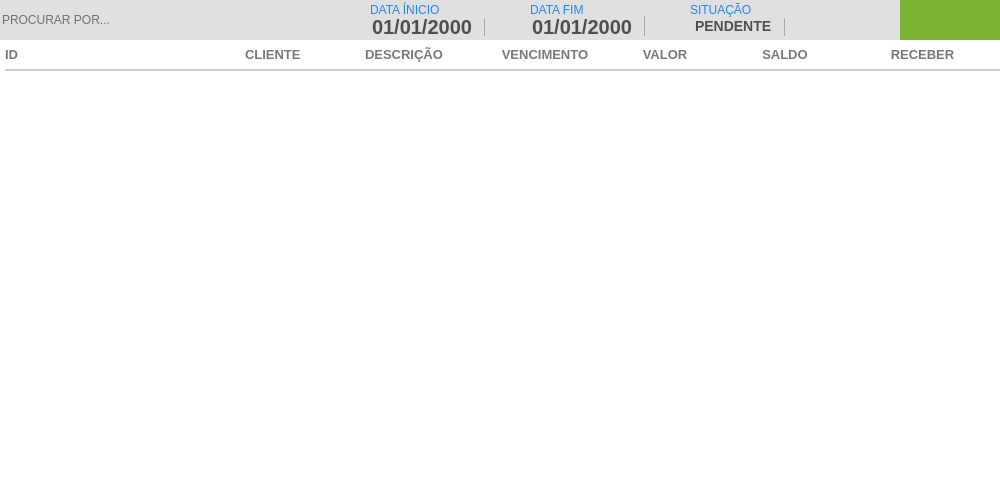
<?xml version="1.0" encoding="UTF-8"?>
<ui version="4.0">
 <class>ct_AReceber</class>
 <widget class="QFrame" name="ct_AReceber">
  <property name="geometry">
   <rect>
    <x>0</x>
    <y>0</y>
    <width>1000</width>
    <height>500</height>
   </rect>
  </property>
  <property name="windowTitle">
   <string>Frame</string>
  </property>
  <property name="styleSheet">
   <string notr="true">border: none;
background: #FFF</string>
  </property>
  <widget class="QFrame" name="fr_AReceber">
   <property name="geometry">
    <rect>
     <x>0</x>
     <y>0</y>
     <width>1000</width>
     <height>500</height>
    </rect>
   </property>
   <property name="frameShape">
    <enum>QFrame::StyledPanel</enum>
   </property>
   <property name="frameShadow">
    <enum>QFrame::Raised</enum>
   </property>
   <widget class="QFrame" name="fr_TopoMenuAReceber">
    <property name="geometry">
     <rect>
      <x>0</x>
      <y>0</y>
      <width>1000</width>
      <height>40</height>
     </rect>
    </property>
    <property name="styleSheet">
     <string notr="true">background:#E1DFE0;
border: none;</string>
    </property>
    <widget class="QPushButton" name="bt_Busca">
     <property name="geometry">
      <rect>
       <x>820</x>
       <y>5</y>
       <width>30</width>
       <height>30</height>
      </rect>
     </property>
     <property name="font">
      <font>
       <family>Arial</family>
      </font>
     </property>
     <property name="cursor">
      <cursorShape>PointingHandCursor</cursorShape>
     </property>
     <property name="focusPolicy">
      <enum>Qt::NoFocus</enum>
     </property>
     <property name="contextMenuPolicy">
      <enum>Qt::NoContextMenu</enum>
     </property>
     <property name="toolTip">
      <string>BUSCAR</string>
     </property>
     <property name="styleSheet">
      <string notr="true"/>
     </property>
     <property name="text">
      <string/>
     </property>
    </widget>
    <widget class="QPushButton" name="bt_Print">
     <property name="geometry">
      <rect>
       <x>860</x>
       <y>5</y>
       <width>30</width>
       <height>30</height>
      </rect>
     </property>
     <property name="font">
      <font>
       <family>Arial</family>
      </font>
     </property>
     <property name="cursor">
      <cursorShape>PointingHandCursor</cursorShape>
     </property>
     <property name="focusPolicy">
      <enum>Qt::NoFocus</enum>
     </property>
     <property name="contextMenuPolicy">
      <enum>Qt::NoContextMenu</enum>
     </property>
     <property name="toolTip">
      <string>IMPRIMIR</string>
     </property>
     <property name="text">
      <string/>
     </property>
    </widget>
    <widget class="QDateEdit" name="dt_Inicio">
     <property name="geometry">
      <rect>
       <x>370</x>
       <y>16</y>
       <width>140</width>
       <height>20</height>
      </rect>
     </property>
     <property name="styleSheet">
      <string notr="true">QDateEdit {
background: #E1DFE0;
border: none;
font-family: &quot;Arial&quot;;
font-size: 20px;
font-weight: bold;
color: rgb(80,79,79)
}
 QDateEdit::drop-down {
     subcontrol-origin: padding;
     subcontrol-position: top right;
     width: 25px;
     border-left-width: 1px;
     border-left-color: darkgray;
     border-left-style: solid; /* just a single line */
     border-top-right-radius: 3px; /* same radius as the QComboBox */
     border-bottom-right-radius: 3px;
 }
QDateEdit::down-arrow {
     image: url(&quot;+self.resourcepath('Images/down.png')+&quot;);
 }</string>
     </property>
     <property name="displayFormat">
      <string>dd/MM/yyyy</string>
     </property>
     <property name="calendarPopup">
      <bool>true</bool>
     </property>
    </widget>
    <widget class="QLabel" name="lb_FormVenda_25">
     <property name="geometry">
      <rect>
       <x>370</x>
       <y>2</y>
       <width>120</width>
       <height>16</height>
      </rect>
     </property>
     <property name="styleSheet">
      <string notr="true">QLabel{
font-size: 12px;
font-family: &quot;Arial Unicode MS&quot;;

color:#1E87F0;
border: none;
}</string>
     </property>
     <property name="text">
      <string>DATA ÍNICIO</string>
     </property>
    </widget>
    <widget class="QLabel" name="lb_FormVenda_26">
     <property name="geometry">
      <rect>
       <x>530</x>
       <y>2</y>
       <width>120</width>
       <height>16</height>
      </rect>
     </property>
     <property name="styleSheet">
      <string notr="true">QLabel{
font-size: 12px;
font-family: &quot;Arial Unicode MS&quot;;

color:#1E87F0;
border: none;
}</string>
     </property>
     <property name="text">
      <string>DATA FIM</string>
     </property>
    </widget>
    <widget class="QDateEdit" name="dt_Fim">
     <property name="geometry">
      <rect>
       <x>530</x>
       <y>16</y>
       <width>140</width>
       <height>20</height>
      </rect>
     </property>
     <property name="styleSheet">
      <string notr="true">QDateEdit {
background: #E1DFE0;
border: none;
font-family: &quot;Arial&quot;;
font-size: 20px;
font-weight: bold;
color: rgb(80,79,79)
}
 QDateEdit::drop-down {
     subcontrol-origin: padding;
     subcontrol-position: top right;
     width: 25px;
     border-left-width: 1px;
     border-left-color: darkgray;
     border-left-style: solid; /* just a single line */
     border-top-right-radius: 3px; /* same radius as the QComboBox */
     border-bottom-right-radius: 3px;
 }
QDateEdit::down-arrow {
     image: url(&quot;+self.resourcepath('Images/down.png')+&quot;);
 }</string>
     </property>
     <property name="displayFormat">
      <string>dd/MM/yyyy</string>
     </property>
     <property name="calendarPopup">
      <bool>true</bool>
     </property>
    </widget>
    <widget class="QComboBox" name="cb_Situacao">
     <property name="geometry">
      <rect>
       <x>690</x>
       <y>16</y>
       <width>120</width>
       <height>20</height>
      </rect>
     </property>
     <property name="styleSheet">
      <string notr="true">QComboBox{
background: #E1DFE0;
border: none;
font-family: &quot;Arial&quot;;
font-size: 14px;
font-weight: bold;
color: rgb(80,79,79)
}
 QComboBox::drop-down {
     subcontrol-origin: padding;
     subcontrol-position: top right;
     width: 25px;
     border-left-width: 1px;
     border-left-color: darkgray;
     border-left-style: solid; /* just a single line */
     border-top-right-radius: 3px; /* same radius as the QComboBox */
     border-bottom-right-radius: 3px;
 }
QComboBox::down-arrow {
     image: url(&quot;+self.resourcepath('Images/down.png')+&quot;);
 }
</string>
     </property>
     <item>
      <property name="text">
       <string>PENDENTE</string>
      </property>
     </item>
     <item>
      <property name="text">
       <string>RECEBIDO</string>
      </property>
     </item>
    </widget>
    <widget class="QLabel" name="lb_FormVenda_29">
     <property name="geometry">
      <rect>
       <x>690</x>
       <y>2</y>
       <width>120</width>
       <height>16</height>
      </rect>
     </property>
     <property name="styleSheet">
      <string notr="true">QLabel{
font-size: 12px;
font-family: &quot;Arial Unicode MS&quot;;

color:#1E87F0;
border: none;
}</string>
     </property>
     <property name="text">
      <string>SITUAÇÃO</string>
     </property>
    </widget>
    <widget class="QPushButton" name="bt_AddConta">
     <property name="geometry">
      <rect>
       <x>900</x>
       <y>0</y>
       <width>100</width>
       <height>40</height>
      </rect>
     </property>
     <property name="cursor">
      <cursorShape>PointingHandCursor</cursorShape>
     </property>
     <property name="focusPolicy">
      <enum>Qt::NoFocus</enum>
     </property>
     <property name="contextMenuPolicy">
      <enum>Qt::ActionsContextMenu</enum>
     </property>
     <property name="styleSheet">
      <string notr="true">QPushButton {
background-color: #7AB32E;
 }
QPushButton:hover{
background-color: #40a286
}</string>
     </property>
     <property name="text">
      <string/>
     </property>
    </widget>
    <widget class="QLineEdit" name="tx_Buscar">
     <property name="geometry">
      <rect>
       <x>0</x>
       <y>5</y>
       <width>350</width>
       <height>30</height>
      </rect>
     </property>
     <property name="font">
      <font>
       <family>Arial</family>
      </font>
     </property>
     <property name="focusPolicy">
      <enum>Qt::ClickFocus</enum>
     </property>
     <property name="styleSheet">
      <string notr="true">QLineEdit {
color: #000
}
</string>
     </property>
     <property name="placeholderText">
      <string>PROCURAR POR...</string>
     </property>
    </widget>
   </widget>
   <widget class="QTableWidget" name="tb_AReceber">
    <property name="geometry">
     <rect>
      <x>0</x>
      <y>40</y>
      <width>1000</width>
      <height>455</height>
     </rect>
    </property>
    <property name="cursor" stdset="0">
     <cursorShape>PointingHandCursor</cursorShape>
    </property>
    <property name="focusPolicy">
     <enum>Qt::WheelFocus</enum>
    </property>
    <property name="styleSheet">
     <string notr="true">QTableView{
color: #797979;
font-weight: bold;
font-size: 13px;
background: #FFF;
padding: 0 0 0 5px;
}
QHeaderView:section{
background: #FFF;
padding: 5px 0 ;
font-size: 13px;
font-family: &quot;Arial&quot;;
font-weight: bold;
color: #797979;
border: none;
border-bottom: 2px solid #CCC;
}
QTableView::item {
border-bottom: 2px solid #CCC;
padding: 2px;
}

</string>
    </property>
    <property name="frameShape">
     <enum>QFrame::NoFrame</enum>
    </property>
    <property name="frameShadow">
     <enum>QFrame::Plain</enum>
    </property>
    <property name="autoScrollMargin">
     <number>20</number>
    </property>
    <property name="editTriggers">
     <set>QAbstractItemView::NoEditTriggers</set>
    </property>
    <property name="tabKeyNavigation">
     <bool>false</bool>
    </property>
    <property name="showDropIndicator" stdset="0">
     <bool>false</bool>
    </property>
    <property name="dragDropOverwriteMode">
     <bool>false</bool>
    </property>
    <property name="selectionMode">
     <enum>QAbstractItemView::NoSelection</enum>
    </property>
    <property name="selectionBehavior">
     <enum>QAbstractItemView::SelectRows</enum>
    </property>
    <property name="showGrid">
     <bool>false</bool>
    </property>
    <property name="cornerButtonEnabled">
     <bool>false</bool>
    </property>
    <property name="rowCount">
     <number>0</number>
    </property>
    <attribute name="horizontalHeaderDefaultSectionSize">
     <number>120</number>
    </attribute>
    <attribute name="horizontalHeaderStretchLastSection">
     <bool>true</bool>
    </attribute>
    <attribute name="verticalHeaderVisible">
     <bool>false</bool>
    </attribute>
    <attribute name="verticalHeaderCascadingSectionResizes">
     <bool>true</bool>
    </attribute>
    <attribute name="verticalHeaderDefaultSectionSize">
     <number>50</number>
    </attribute>
    <column>
     <property name="text">
      <string>ID</string>
     </property>
     <property name="font">
      <font>
       <family>Segoe UI</family>
       <pointsize>10</pointsize>
       <weight>75</weight>
       <bold>true</bold>
      </font>
     </property>
     <property name="textAlignment">
      <set>AlignLeading|AlignVCenter</set>
     </property>
     <property name="background">
      <color alpha="0">
       <red>0</red>
       <green>0</green>
       <blue>0</blue>
      </color>
     </property>
     <property name="foreground">
      <brush brushstyle="SolidPattern">
       <color alpha="255">
        <red>80</red>
        <green>79</green>
        <blue>79</blue>
       </color>
      </brush>
     </property>
    </column>
    <column>
     <property name="text">
      <string/>
     </property>
    </column>
    <column>
     <property name="text">
      <string>CLIENTE</string>
     </property>
     <property name="font">
      <font>
       <family>Segoe UI</family>
       <pointsize>10</pointsize>
       <weight>75</weight>
       <bold>true</bold>
      </font>
     </property>
     <property name="textAlignment">
      <set>AlignLeading|AlignVCenter</set>
     </property>
     <property name="foreground">
      <brush brushstyle="SolidPattern">
       <color alpha="255">
        <red>80</red>
        <green>79</green>
        <blue>79</blue>
       </color>
      </brush>
     </property>
    </column>
    <column>
     <property name="text">
      <string>DESCRIÇÃO</string>
     </property>
     <property name="font">
      <font>
       <family>Segoe UI</family>
       <pointsize>10</pointsize>
       <weight>75</weight>
       <bold>true</bold>
      </font>
     </property>
     <property name="textAlignment">
      <set>AlignLeading|AlignVCenter</set>
     </property>
     <property name="foreground">
      <brush brushstyle="SolidPattern">
       <color alpha="255">
        <red>80</red>
        <green>79</green>
        <blue>79</blue>
       </color>
      </brush>
     </property>
    </column>
    <column>
     <property name="text">
      <string>VENCIMENTO</string>
     </property>
     <property name="font">
      <font>
       <family>Segoe UI</family>
       <pointsize>10</pointsize>
       <weight>75</weight>
       <bold>true</bold>
      </font>
     </property>
     <property name="textAlignment">
      <set>AlignCenter</set>
     </property>
     <property name="foreground">
      <brush brushstyle="SolidPattern">
       <color alpha="255">
        <red>80</red>
        <green>79</green>
        <blue>79</blue>
       </color>
      </brush>
     </property>
    </column>
    <column>
     <property name="text">
      <string>VALOR</string>
     </property>
     <property name="font">
      <font>
       <family>Segoe UI</family>
       <pointsize>10</pointsize>
       <weight>75</weight>
       <bold>true</bold>
      </font>
     </property>
     <property name="textAlignment">
      <set>AlignCenter</set>
     </property>
     <property name="foreground">
      <brush brushstyle="SolidPattern">
       <color alpha="255">
        <red>80</red>
        <green>79</green>
        <blue>79</blue>
       </color>
      </brush>
     </property>
    </column>
    <column>
     <property name="text">
      <string>SALDO</string>
     </property>
     <property name="font">
      <font>
       <family>Segoe UI</family>
       <pointsize>10</pointsize>
       <weight>75</weight>
       <bold>true</bold>
      </font>
     </property>
     <property name="textAlignment">
      <set>AlignCenter</set>
     </property>
     <property name="foreground">
      <brush brushstyle="SolidPattern">
       <color alpha="255">
        <red>80</red>
        <green>79</green>
        <blue>79</blue>
       </color>
      </brush>
     </property>
    </column>
    <column>
     <property name="text">
      <string>RECEBER</string>
     </property>
     <property name="font">
      <font>
       <family>Segoe UI</family>
       <pointsize>10</pointsize>
       <weight>75</weight>
       <bold>true</bold>
      </font>
     </property>
     <property name="textAlignment">
      <set>AlignCenter</set>
     </property>
     <property name="foreground">
      <brush brushstyle="SolidPattern">
       <color alpha="255">
        <red>80</red>
        <green>79</green>
        <blue>79</blue>
       </color>
      </brush>
     </property>
    </column>
   </widget>
  </widget>
 </widget>
 <resources/>
 <connections/>
</ui>
